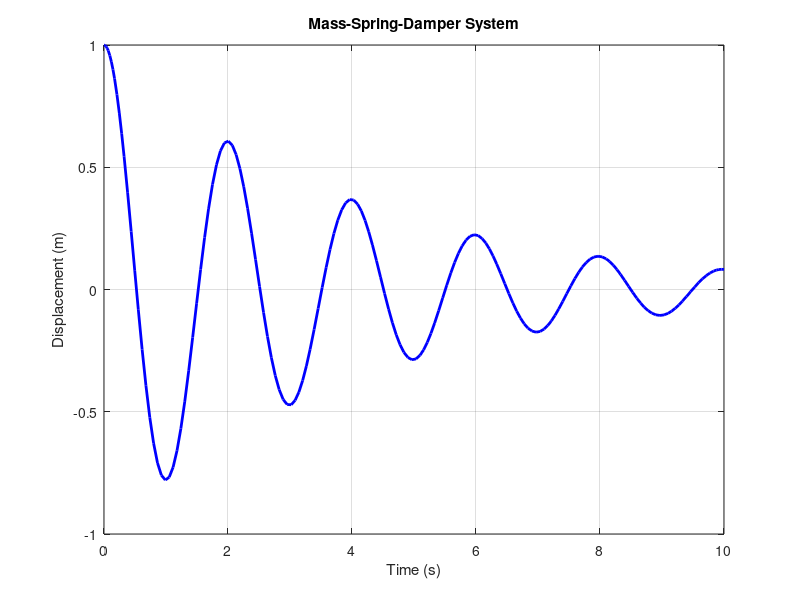

MATLAB code for this plot:
function simulate_system()
    % 시스템 파라미터
    m = 1;      % 질량 (kg)
    k = 10;     % 스프링 상수 (N/m)
    c = 0.5;    % 감쇠 계수 (Ns/m)

    % 초기 조건
    x0 = [1; 0]; % 초기 변위 1m, 초기 속도 0m/s

    % 시간 설정
    tspan = [0 10];

    % ODE 솔버 실행
    [t, x] = ode45(@(t, x) mass_spring_damper(t, x, m, k, c), tspan, x0);

    % 결과 플로팅
    figure;
    plot(t, x(:, 1), 'b', 'LineWidth', 2);
    xlabel('Time (s)');
    ylabel('Displacement (m)');
    title('Mass-Spring-Damper System');
    grid on;
end

function dxdt = mass_spring_damper(~, x, m, k, c)
    % 상태 공간 표현
    dxdt = [x(2); (-k*x(1) - c*x(2)) / m];
end